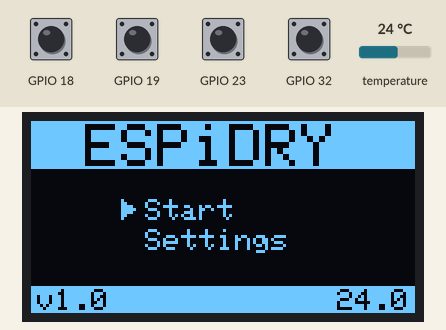
The program below on a simulated ESP32. Shown: 128×64 one-colour display. Wiring (inferred from the names in the program): SH1106 OLED at I2C address 0x3C. The inputs (shaded band) are chosen by the test bench; at power-on: GPIO 18, GPIO 19, GPIO 23, GPIO 32 HIGH, temperature 24 °C. EEPROM starts erased; what the program prints to the serial monitor is not drawn.

Above: at 7.6 s.
7.7 s: GPIO 18 pulled LOW for 3 s
At 8.2 s:
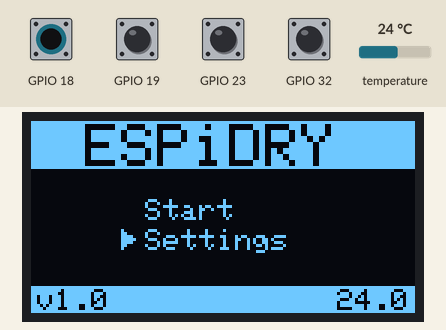
14.6 s: GPIO 23 pulled LOW for 3 s
At 16.6 s:
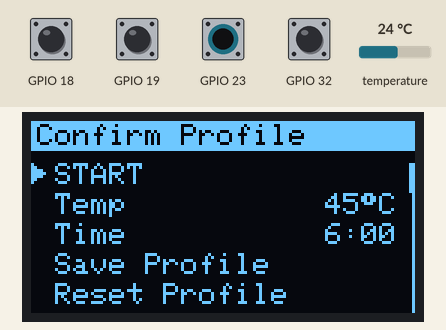
21.5 s: GPIO 19 pulled LOW for 3 s
At 23.0 s:
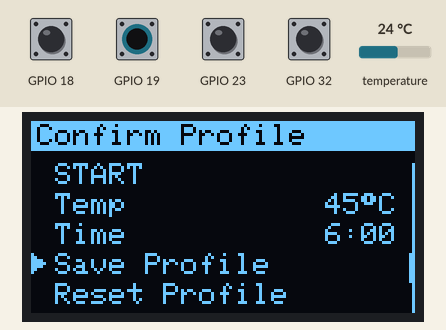
28.4 s: GPIO 23 pulled LOW for 3 s
At 28.8 s:
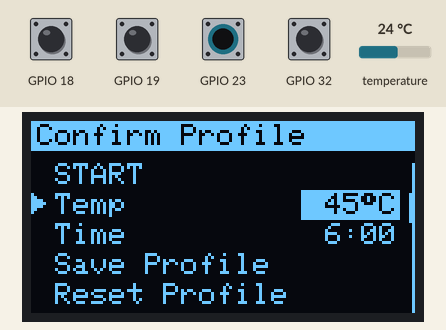
35.3 s: GPIO 32 pulled LOW for 3 s
At 35.8 s:
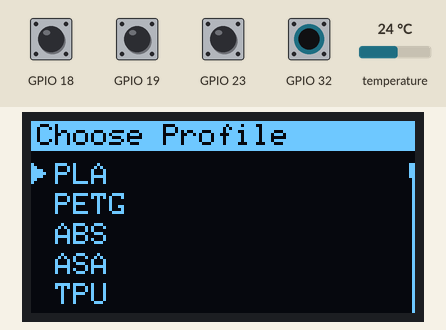
42.2 s: temperature set to 12 °C
At 47.7 s:
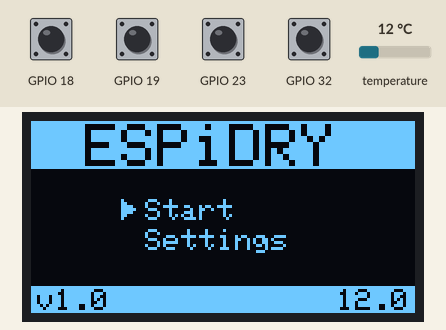
Timing chart, 0 to 49.2 s (numbered marks = the images above; inputs shaded):
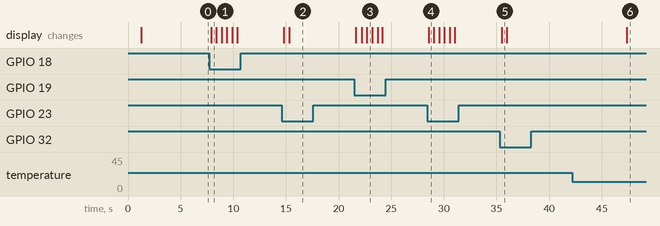

The program:

main.cpp
```cpp
#include <Arduino.h>
#include <Wire.h>
#include <OneWire.h>
#include <DallasTemperature.h>
#include "common.h"
#include "display.h"
#include "ConfigStore.h"
#include "MenuTask.h"
#include "InputTask.h"
#include "SenseTask.h"

#define MENU_QUEUE_MSG_A  1
#define MENU_QUEUE_MSG_B  2
#define MENU_QUEUE_MSG_OK 3

static display_t display(128, 64, &Wire, -1);
static ConfigStore config = ConfigStore();

static MenuTask menuTask;
static InputTask inputTask;
static SenseTask senseTask;

void setup() {
    Serial.begin(9600);
    Wire.begin(GPIO_SDA, GPIO_SCL);

    if (!display.begin(SH1106_SWITCHCAPVCC, 0x3c)) {
        Serial.println("Screen init failed; halted");
        for (;;);
    }
    display.cp437(true);
    display.clearDisplay();
    display.display();

    config.load();

    xQueueHandle msgQueue = xQueueCreate(100, sizeof(msg_t));

    menuTask.init(&config, &display, msgQueue);
    inputTask.init(msgQueue, GPIO_BUTTONUP, GPIO_BUTTONDOWN, GPIO_BUTTONOK, GPIO_BUTTONBACK);
    senseTask.init(msgQueue);

    xTaskCreate(MenuTask::handler, "MenuTask", 5000, &menuTask, 1, NULL);
    xTaskCreate(InputTask::handler, "InputTask", 5000, &inputTask, 1, NULL);
    xTaskCreate(SenseTask::handler, "SenseTask", 5000, &senseTask, 1, NULL);
    vTaskDelete(NULL);
}

void loop() { }
```

ChooseProfilePage.cpp
```cpp
#include "ChooseProfilePage.h"

ChooseProfilePage::ChooseProfilePage(ConfigStore* config) : MenuPage(), m_config(config) {
    m_header = new MenuHeader("Choose Profile");

    m_list = new MenuList();
    m_list->setLayout(0, 14, SCREEN_W, 5);
    m_list->setScrollbar(true);

    int nProfiles = m_config->getNumProfiles();
    for (int i = 0; i < nProfiles; i++) {
        m_items[i] = new MenuItem(m_config->getProfile(i)->name);
        m_list->addItem(m_items[i]);
    }
}

int ChooseProfilePage::getSelected() {
    return m_list->getSelected();
}

void ChooseProfilePage::activate(bool reset) {
    MenuPage::activate(reset);
    reloadProfiles();
    if (reset) {
        m_list->setSelected(0);
    }
}

void ChooseProfilePage::render(display_t* display) {
    MenuPage::render(display);
    m_header->render(display);
    m_list->render(display);
}

bool ChooseProfilePage::handleMsg(msg_t* msg) {
    if (m_list->handleMsg(msg)) {
        return true;
    }
    return MenuPage::handleMsg(msg);
}

void ChooseProfilePage::reloadProfiles(void) {
    int nProfiles = m_config->getNumProfiles();
    for (int i = 0; i < nProfiles; i++) {
        m_items[i]->setTitle(m_config->getProfile(i)->name);
    }
}
```

ChooseProfilePage.h
```cpp
#ifndef __ESP_DRYER__SELECT_PROFILE_PAGE_H__
#define __ESP_DRYER__SELECT_PROFILE_PAGE_H__

#include <Arduino.h>
#include "common.h"
#include "display.h"
#include "message.h"
#include "ConfigStore.h"
#include "MenuPage.h"
#include "MenuHeader.h"
#include "MenuList.h"
#include "MenuItem.h"

class ChooseProfilePage : public MenuPage {
    protected:
        ConfigStore* m_config;
        MenuHeader* m_header;
        MenuList* m_list;
        MenuItem* m_items[CONFIG_PROFILES_MAX];

    public:
        ChooseProfilePage(ConfigStore* config);
        int getSelected();
        void activate(bool reset);
        virtual void render(display_t* display);
        virtual bool handleMsg(msg_t* msg);

    protected:
        void reloadProfiles(void);
        void onItemSelect(int index);
        void onItemClick(int index);
};

#endif
```

ConfirmProfilePage.cpp
```cpp
#include "ConfirmProfilePage.h"

ConfirmProfilePage::ConfirmProfilePage(ConfigStore* config) : MenuPage(), m_config(config) {
    m_header = new MenuHeader("Confirm Profile");

    m_items[0] = new MenuItem("START");
    m_items[1] = new MenuEditableItem("Temp", new TempDelegate(config, 0));
    m_items[2] = new MenuEditableItem("Time", new HoursDelegate(config, 0));
    m_items[3] = new MenuItem("Save Profile");
    m_items[4] = new MenuItem("Reset Profile");

    m_items[0]->onClick(new MenuItemClickHandler<ConfirmProfilePage>(this, &ConfirmProfilePage::onStartClick));
    m_items[3]->onClick(new MenuItemClickHandler<ConfirmProfilePage>(this, &ConfirmProfilePage::onSaveClick));
    m_items[4]->onClick(new MenuItemClickHandler<ConfirmProfilePage>(this, &ConfirmProfilePage::onResetClick));

    m_list = new MenuList();
    m_list->setLayout(0, 14, SCREEN_W, 5);
    m_list->setScrollbar(true);

    m_list->addItem(m_items[0]);
    m_list->addItem(m_items[1]);
    m_list->addItem(m_items[2]);
    m_list->addItem(m_items[3]);
    m_list->addItem(m_items[4]);

    m_saveDialog = new MenuDialog(MenuDialog::KIND_OKCANCEL);
    m_saveDialog->setMsg("Save profile", "settings?");
    m_saveDialog->onClose(new MenuDialogCloseHandler<ConfirmProfilePage>(this, &ConfirmProfilePage::onSaveDialogClose));

    m_resetDialog = new MenuDialog(MenuDialog::KIND_OKCANCEL);
    m_resetDialog->setMsg("Reset profile", "to factory?");
    m_resetDialog->onClose(new MenuDialogCloseHandler<ConfirmProfilePage>(this, &ConfirmProfilePage::onResetDialogClose));

    m_showSaveDialog = false;
    m_showResetDialog = false;
}

void ConfirmProfilePage::activate(bool reset) {
    MenuPage::activate(reset);
    m_showSaveDialog = false;
    m_showResetDialog = false;
    if (reset) {
        m_list->setSelected(0);
    }
}

void ConfirmProfilePage::setProfile(int index) {
    m_profile = index;
    const profile_t* profile = m_config->getProfile(index);
    ((TempDelegate*)((MenuEditableItem*)m_items[1])->getDelegate())->setValue(profile->temp);
    ((HoursDelegate*)((MenuEditableItem*)m_items[2])->getDelegate())->setValue(profile->hours);
}

profile_t ConfirmProfilePage::getConfirmedProfile(void) {
    profile_t profile = {
        .temp = ((TempDelegate*)((MenuEditableItem*)m_items[1])->getDelegate())->getValue(),
        .hours = ((HoursDelegate*)((MenuEditableItem*)m_items[2])->getDelegate())->getValue(),
        .state = m_config->getProfile(m_profile)->state
    };
    strcpy(profile.name, m_config->getProfile(m_profile)->name);
    return profile;
}

void ConfirmProfilePage::render(display_t* display) {
    MenuPage::render(display);
    m_header->render(display);
    m_list->render(display);
    if (m_showSaveDialog) {
        m_saveDialog->render(display);
    } else if (m_showResetDialog) {
        m_resetDialog->render(display);
    }
}

bool ConfirmProfilePage::handleMsg(msg_t* msg) {
    if (m_showSaveDialog) {
        return m_saveDialog->handleMsg(msg);
    } else if (m_showResetDialog) {
        return m_resetDialog->handleMsg(msg);
    }
    if (m_list->handleMsg(msg)) {
        return true;
    }
    return MenuPage::handleMsg(msg);
}

void ConfirmProfilePage::onStartClick(void) {
    if (m_onComplete != nullptr) {
        (*m_onComplete)(MENU_PAGE_RESULT_OK);
    }
}

void ConfirmProfilePage::onSaveClick(void) {
    m_showSaveDialog = true;
    m_saveDialog->activate(1);
}

void ConfirmProfilePage::onResetClick(void) {
    m_showResetDialog = true;
    m_saveDialog->activate(1);
}

void ConfirmProfilePage::onSaveDialogClose(int result) {
    if (result == MenuDialog::RESULT_OK) {
        profile_t profile = {
            .temp = ((TempDelegate*)((MenuEditableItem*)m_items[1])->getDelegate())->getValue(),
            .hours = ((HoursDelegate*)((MenuEditableItem*)m_items[2])->getDelegate())->getValue(),
            .state = m_config->getProfile(m_profile)->state
        };
        strcpy(profile.name, m_config->getProfile(m_profile)->name);
        m_config->setProfile(m_profile, &profile);
        m_config->persistProfile(m_profile);
    }
    m_showSaveDialog = false;
}

void ConfirmProfilePage::onResetDialogClose(int result) {
    if (result == MenuDialog::RESULT_OK) {
        m_config->resetProfile(m_profile);
        setProfile(m_profile);
    }
    m_showResetDialog = false;
}
```

ConfirmProfilePage.h
```cpp
#ifndef __ESP_DRYER__CONFIRM_PROFILE_PAGE_H__
#define __ESP_DRYER__CONFIRM_PROFILE_PAGE_H__

#include <Arduino.h>
#include "common.h"
#include "display.h"
#include "message.h"
#include "profile.h"
#include "ConfigStore.h"
#include "MenuPage.h"
#include "MenuHeader.h"
#include "MenuList.h"
#include "MenuItem.h"
#include "MenuEditableItem.h"
#include "TempDelegate.h"
#include "HoursDelegate.h"
#include "MenuDialog.h"

class ConfirmProfilePage : public MenuPage {
    protected:
        ConfigStore* m_config;
        MenuHeader* m_header;
        MenuItem* m_items[5];
        MenuList* m_list;
        MenuDialog* m_saveDialog;
        MenuDialog* m_resetDialog;
        int m_profile;
        bool m_showSaveDialog;
        bool m_showResetDialog;

        void onStartClick(void);
        void onSaveClick(void);
        void onResetClick(void);
        void onSaveDialogClose(int result);
        void onResetDialogClose(int result);

    public:
        ConfirmProfilePage(ConfigStore* config);

        void activate(bool reset);
        void setProfile(int index);
        profile_t getConfirmedProfile(void);
        virtual void render(display_t* display);
        virtual bool handleMsg(msg_t* msg);
};

#endif
```

HomePage.cpp
```cpp
#include "HomePage.h"

HomePage::HomePage(ConfigStore* config) : MenuPage(), m_config(config) {
    m_items[0] = new MenuItem("Start");
    m_items[1] = new MenuItem("Settings");

    m_list = new MenuList();
    m_list->setLayout(30, 26, 56, 2);
    m_list->setScrollbar(false);
    m_list->addItem(m_items[0]);
    m_list->addItem(m_items[1]);

    m_temp = 0;
}

void HomePage::activate(bool reset) {
    MenuPage::activate(reset);
    if (reset) {
        m_list->setSelected(0);
    }
}

int HomePage::getSelected() {
    return m_list->getSelected();
}

void HomePage::render(display_t* display) {
    static const int tempCharsWide = 5;

    MenuPage::render(display);

    display->setTextColor(WHITE);
    display->setTextSize(2);
    display->setCursor(18,1);
    display->print("ESPiDRY");
    display->fillRect(0, 0, SCREEN_W, 16, INVERSE);

    display->setTextSize(1);
    display->setCursor(2, 56);
    display->printf("v%s", VERSION);


    display->setCursor(102, 56);
    if (m_config->getTempUnits() == UNITS_C) {
        display->printf("%.1f\xF8""C", m_temp);
    } else {
        display->printf("%.1f\xF8""F", m_temp * 9.0 / 5.0 + 32);
    }
    display->fillRect(0, 55, SCREEN_W, 10, INVERSE);

    m_list->render(display);
}

bool HomePage::handleMsg(msg_t* msg) {
    if (m_list->handleMsg(msg)) {
        return true;
    }
    if (IS_SENSOR(msg)) {
        m_temp = msg->temp;
        return true;
    }
    return MenuPage::handleMsg(msg);
}
```

HomePage.h
```cpp
#ifndef __ESP_DRYER__HOME_PAGE_H__
#define __ESP_DRYER__HOME_PAGE_H__

#include <Arduino.h>
#include "common.h"
#include "display.h"
#include "message.h"
#include "MenuPage.h"
#include "MenuList.h"
#include "MenuItem.h"

class HomePage : public MenuPage {
    protected:
        ConfigStore* m_config;
        MenuList* m_list;
        MenuItem* m_items[2];
        float m_temp;

    public:
        HomePage(ConfigStore* config);
        void activate(bool reset);
        int getSelected();
        virtual void render(display_t* display);
        virtual bool handleMsg(msg_t* msg);

};

#endif
```

HoursDelegate.cpp
```cpp
#include "HoursDelegate.h"

inline int myfloor(float v) {
    return v > 0 ? static_cast<int>(v) : static_cast<int>(v-1);
}

HoursDelegate::HoursDelegate(ConfigStore* config, int value) : MenuEditableItemDelegate() {
    m_config = config;
    m_value = value;
    m_originalValue = value;
}

void HoursDelegate::setValue(int value) {
    m_value = value;
    m_originalValue = value;
}

int HoursDelegate::getValue(void) {
    return m_value;
}

bool HoursDelegate::handleMsg(msg_t* msg) {
    if (IS_INPUT(msg)) {
        switch (msg->button) {
            case BUTTON_UP:
                m_value += (msg->longpress ? 3600 : 300);
                if (m_value > HOURS_MAX) {
                    m_value = HOURS_MAX;
                }
                return true;
            case BUTTON_DOWN:
                m_value -= (msg->longpress ? 3600 : 300);
                if (m_value < HOURS_MIN) {
                    m_value = HOURS_MIN;
                }
                return true;
            case BUTTON_OK:
                m_originalValue = m_value;
                commitValue();
                return true;
            case BUTTON_BACK:
                m_value = m_originalValue;
                rejectValue();
                return true;
        }
    }
    return false;
}

void HoursDelegate::render(display_t* display, int x, int y, int w, int h, bool isEditing) {
    static const int charsWide = 5;

    int xField = x + w - charsWide*6 - 3;
    int wField = charsWide*6 - 1;

    int hours = m_value / 3600;
    int mins = m_value % 3600 / 60;

    display->setCursor(xField, y);
    display->printf("%2d:%02d", hours, mins);
    if (isEditing) {
        display->fillRect(xField - 2, y - 1, wField + 4, 10, INVERSE);
    }
}
```

HoursDelegate.h
```cpp
#ifndef __ESP_DRYER__HOURS_DELEGATE_H__
#define __ESP_DRYER__HOURS_DELEGATE_H__

#include <Arduino.h>
#include "common.h"
#include "display.h"
#include "message.h"
#include "ConfigStore.h"
#include "MenuEditableItem.h"
#include "MenuEditableItemDelegate.h"

class HoursDelegate : public MenuEditableItemDelegate {
    protected:
        ConfigStore* m_config;
        int m_value;
        int m_originalValue;

    public:
        HoursDelegate(ConfigStore* config, int value);

        void setValue(int value);
        int getValue(void);

        bool handleMsg(msg_t* msg) override;
        void render(display_t* display, int x, int y, int w, int h, bool isEditing) override;
};

#endif
```

InputTask.cpp
```cpp
#include "InputTask.h"

#define NUM_BUTTONS 4
#define BTN_NUM_REQUIRED_CONSISTENT_READINGS 5
#define BTN_QUIESCENCE 15
#define BTN_REPEAT 500

void IRAM_ATTR isrButton1();
void IRAM_ATTR isrButton2();
void IRAM_ATTR isrButton3();
void IRAM_ATTR isrButton4();

static volatile button_t buttons[NUM_BUTTONS];

void InputTask::init(xQueueHandle msgQueue, int gpio1, int gpio2, int gpio3, int gpio4) {
    buttons[0].gpioPin = gpio1;
    buttons[1].gpioPin = gpio2;
    buttons[2].gpioPin = gpio3;
    buttons[3].gpioPin = gpio4;

    m_msgQueue = msgQueue;

    pinMode(buttons[0].gpioPin, INPUT_PULLUP);
    pinMode(buttons[1].gpioPin, INPUT_PULLUP);
    pinMode(buttons[2].gpioPin, INPUT_PULLUP);
    pinMode(buttons[3].gpioPin, INPUT_PULLUP);

    attachInterrupt(buttons[0].gpioPin, isrButton1, CHANGE);
    attachInterrupt(buttons[1].gpioPin, isrButton2, CHANGE);
    attachInterrupt(buttons[2].gpioPin, isrButton3, CHANGE);
    attachInterrupt(buttons[3].gpioPin, isrButton4, CHANGE);
}

/**
 * Handler debounces button activity by looking for multiple consecutive
 * consistent readings, prior to recording the button as changing state.
 * Button presses are placed in a queue, for consumption by other tasks.
 * Holding a button down results in repeat button presses, and applying the
 * long-press modifer;
 */
void InputTask::run(void) {
    const TickType_t delay = 2/portTICK_PERIOD_MS;
    bool reading;

    msg_t msg;
    msg.kind = MSG_KIND_INPUT;

    for (;;) {
        for (int x = 0; x < NUM_BUTTONS; x++) {
            if (!buttons[x].changing) {
                if (buttons[x].activity) {
                    // Button is not currently changing, and ISR has indicated a change,
                    // initiate changing mode and take a reading.
                    buttons[x].activity = false;
                    buttons[x].changing = true;
                    buttons[x].numConsistentReadings = 0;
                    buttons[x].lastReading = digitalRead(buttons[x].gpioPin) == 0;
                    buttons[x].lastRead = millis();
                } else if (buttons[x].state) {
                    // Button is pushed (and not changing).
                    unsigned long ms = millis();
                    if (ms - buttons[x].lastRead > BTN_REPEAT) {
                        // Button has remained pushed for the repeat period; enqueue another pushed msg.
                        buttons[x].lastRead = ms;
                        msg.button = x+1;
                        msg.longpress = true;
                        xQueueSend(m_msgQueue, &msg, 500);
                    }
                }
            } else {
                // Button is changing. Test button for x consistent reads every y milliseconds.
                unsigned long ms = millis();
                if (ms - buttons[x].lastRead > BTN_QUIESCENCE) {
                    reading = digitalRead(buttons[x].gpioPin) == 0;
                    buttons[x].lastRead = ms;
                    if (reading == buttons[x].lastReading) {
                        // This as last readings are consistent; increment number of required consistent readings.
                        buttons[x].numConsistentReadings++;
                        if (buttons[x].numConsistentReadings >= BTN_NUM_REQUIRED_CONSISTENT_READINGS) {
                            // Last x reads were all consistent; consider button state changed.
                            buttons[x].state = reading;
                            buttons[x].changing = false;
                            buttons[x].numConsistentReadings = 0;
                            // If button changed to pushed, enqueue a pushed msg.
                            if (buttons[x].state) {
                                msg.button = x+1;
                                msg.longpress = false;
                                xQueueSend(m_msgQueue, &msg, 500);
                            }
                        }
                    } else {
                        // During changing mode, we got an inconsistent reading. Reset
                        // any consistent reads received so far and start over.
                        buttons[x].numConsistentReadings = 0;
                        buttons[x].lastReading = reading;
                    }
                }
            }
        }
        vTaskDelay(delay);
    }
}

void IRAM_ATTR isrButton1() {
    buttons[0].activity = true;
}

void IRAM_ATTR isrButton2() {
    buttons[1].activity = true;
}

void IRAM_ATTR isrButton3() {
    buttons[2].activity = true;
}

void IRAM_ATTR isrButton4() {
    buttons[3].activity = true;
}
```

Source omitted: InputTask.h (643 bytes), MenuDialog.cpp (2274 bytes), MenuDialog.h (1065 bytes), MenuDialogCloseHandler.h (622 bytes), MenuEditableItem.cpp (1159 bytes), MenuEditableItem.h (958 bytes), uEditableItemChangeHandler.h (643 bytes), MenuEditableItemDelegate.cpp (435 bytes), MenuEditableItemDelegate.h (679 bytes), MenuHeader.cpp (433 bytes), MenuHeader.h (411 bytes), MenuItem.cpp (989 bytes) and 25 more

Measured:
- after the input at 7.7 s, the display: changes after 0.19 s (image 1)
- after the input at 14.6 s, the display: first changes after 0.19 s (image 2 shows a later state)
- after the input at 21.5 s, the display: first changes after 0.15 s (image 3 shows a later state)
- after the input at 28.4 s, the display: changes after 0.15 s (image 4)
- after the input at 35.3 s, the display: changes after 0.19 s (image 5)
- after the input at 42.2 s, the display: changes after 5.2 s (image 6)
- what the display in image 1 shows lasts 0.5 s, from 7.9 s to 8.4 s
